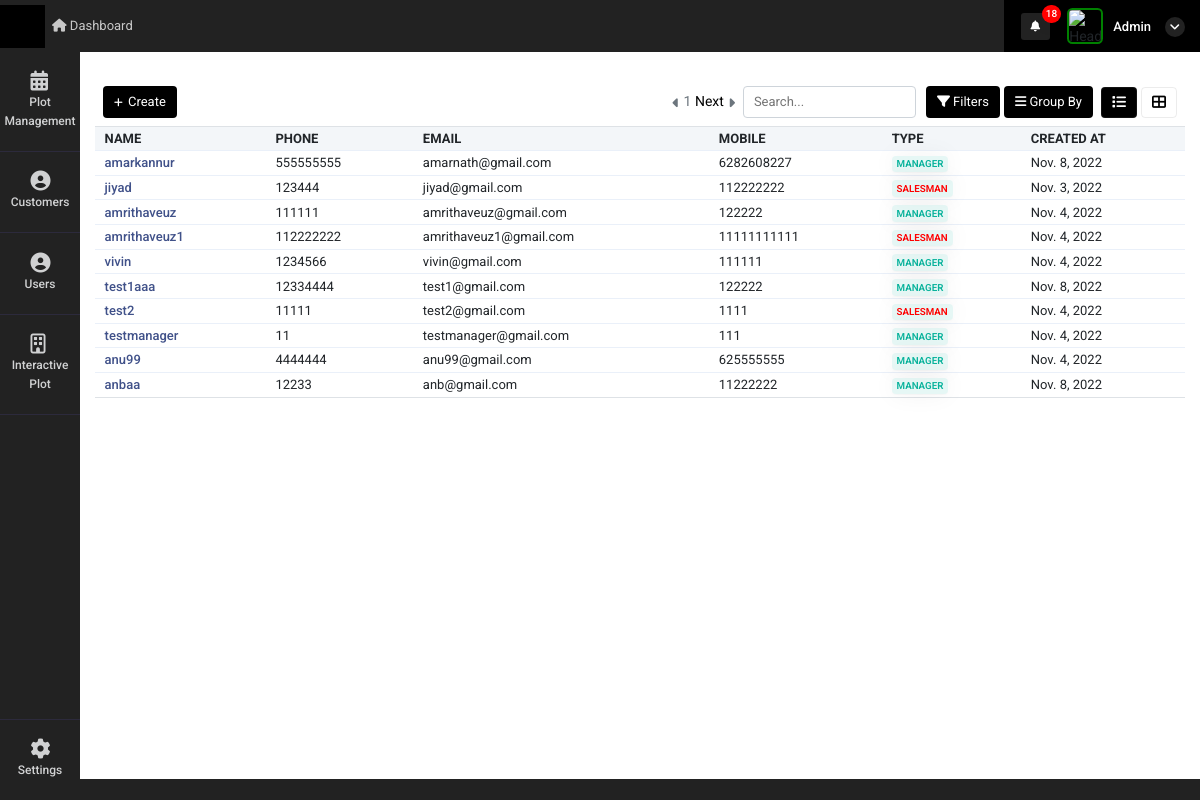
Page /demo_card_view (signed in) on the earlier database version.
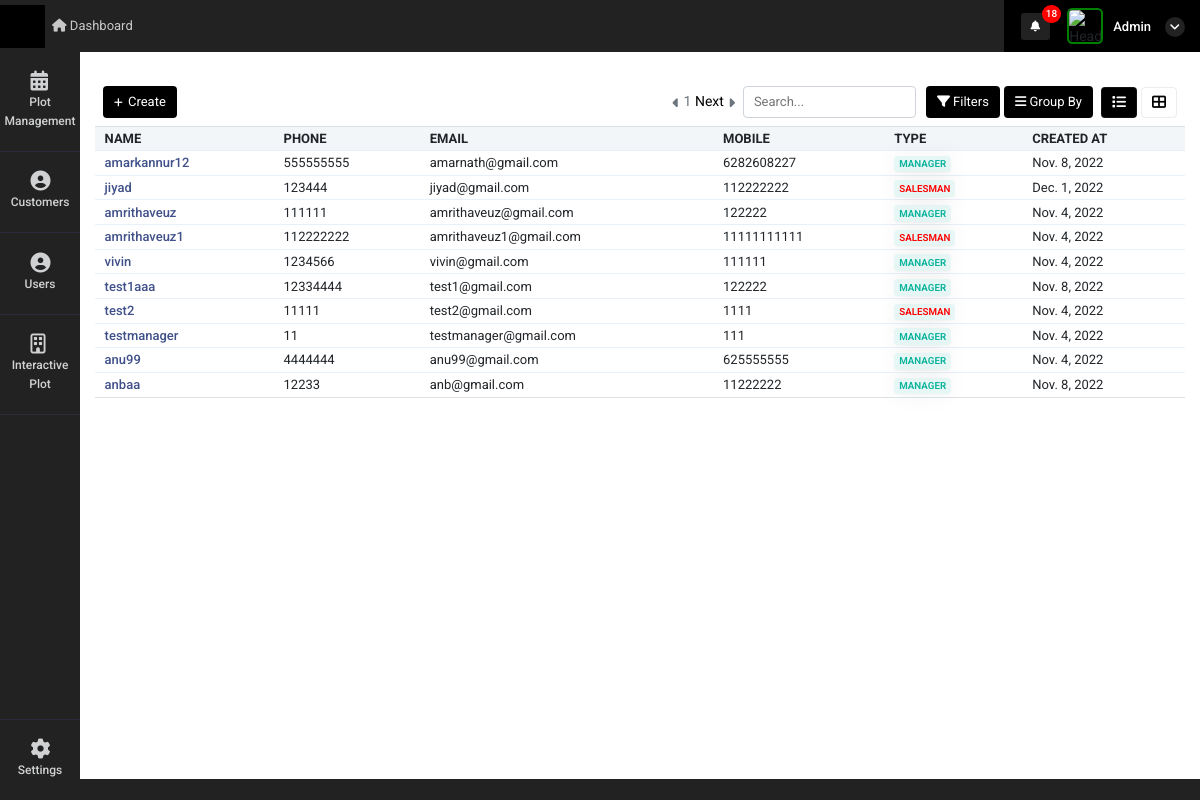
Same page on the later database version.
### super_admin/models.py (models this page shows)
class common(models.Model):  # COMM0N
    dt = models.DateField(auto_now=True)
    tm = models.TimeField(auto_now=True)
    updated = models.DateTimeField(default=timezone.now)
    status = models.CharField(max_length=255, null=True)
    class Meta:
        abstract = True

class user_Details(common):
    auth_user = models.ForeignKey(User,on_delete=models.CASCADE,related_name="auth_user_login_id", null=True)
    name = models.CharField(max_length=255,null=True)
    phone = models.CharField(max_length=255,null=True)
    email = models.EmailField(null=True)
    mobile = models.CharField(max_length=255,null=True)
    emp_id = models.CharField(max_length=255,null=True)
    address1 = models.CharField(max_length=255,null=True)
    address2 = models.CharField(max_length=255,null=True)
    city = models.CharField(max_length=255,null=True)
    state = models.CharField(max_length=255,null=True)
    country = models.CharField(max_length=255,null=True)
    zip = models.CharField(max_length=255,null=True)
    password_geration_type = models.CharField(max_length=255,choices=password_generate_option,null=True)
    user_type = models.CharField(max_length=255,choices=login_user_type,null=True)
    atatchment = models.FileField(upload_to="user_image",null=True)
    created_by = models.ForeignKey(User,on_delete=models.CASCADE,related_name="added_by_user_id", null=True)
    plot_list_view = models.CharField(max_length=255,null=True)
    price_visibility = models.IntegerField(null=True,default=1)
    property_access =  models.CharField(max_length=255,choices=property_access_option,null=True)
    manager_nav_ploat_permission = models.IntegerField(default=0)
    manager_nav_user_permission = models.IntegerField(default=0)
    manager_nav_plot_edit_permission = models.IntegerField(default=0)
    manager_nav_booking_cancel_permission = models.IntegerField(default=0)
    manager_nav_customer_read_permission = models.IntegerField(default=0)
    manager_nav_customer_write_permission = models.IntegerField(default=0)
    manager_nav_customer_edit_permission = models.IntegerField(default=0)
    manager_nav_document_read_permission = models.IntegerField(default=0)
    manager_nav_document_write_permission = models.IntegerField(default=0)
    manager_nav_document_edit_permission = models.IntegerField(default=0)

### super_admin/views.py (the view)
# urls.py: path('demo_card_view',views.demo_card_view,name='demo_card_view'),
def demo_card_view(request):
    page_number = request.GET.get("page")
    user_data = user_Details.objects.all()
    data_paginator = Paginator(user_data, 10)
    try:
        page_obj = data_paginator.get_page(page_number)
    except PageNotAnInteger:
        page_obj = data_paginator.page(1)
    context = {
        'user_data': user_data,
        'page_obj': page_obj
    }
    return render(request,'super_admin/demo_card_view.html',context)

### super_admin/templatetags/notification.py (called while the page is built, shortened)
@register.filter(name='get_notifications')
def get_notifications(value,args):
    user_dat = User.objects.get(id=value.id)
    st = user_dat.is_superuser
    data_count = ''
    if st == True:
        data_count = user_request_plot.objects.filter(read_status=0).count()
    return data_count

@register.filter(name='get_loginUsernameImage')
def get_loginUsernameImage(value,args):
    user_dat = User.objects.get(id=value.id)
    st = user_dat.is_superuser
    image_url = ''
    if st == True:
        image_url = 'http://10.10.10.119:8000/static/adminicon.jpg'
    else:
        user_data = user_Details.objects.get(auth_user=value.id)
        if user_data.atatchment == '':
            image_url = 'http://10.10.10.119:8000/static/adminicon.jpg'
        else:
            image_url ='../media/'+str(user_data.atatchment)
    return image_url

@register.filter(name='get_nav_permission')
def get_nav_permission(value,args):
    user_dat = User.objects.get(id=value.id)
    st = user_dat.is_superuser
    if st == True:
        return True

### super_admin/templates/super_admin/demo_card_view.html (shortened to what the changed rows need)
{% extends "super_admin/base10.html" %}
{% block content %}
<div class="container-fluid mt-4">
    <div class="tab-content contnt" id="demo_result_employee">
        <div class="tab-pane active" id="home1" role="tabpanel">
            <div class="tab-content">
                <div class="tab-pane active" id="ho" role="tabpanel">
                    <div class="table-responsive mb-1  mt-2">
                        <table class="table table-nowrap align-middle user_table"
                            id="orderTable">
                            <thead class="table-light">
                                <tr class="text-uppercase">
                                    <th class="sort"
                                        data-sort="customer_name">
                                        Name</th>
                                    <th class="sort"
                                        data-sort="product_name">
                                       Phone
                                    </th>
                                    <th class="sort" data-sort="date">Email</th>
                                    <th class="sort" data-sort="company">
                                       Mobile
                                    </th>
                                    <th class="sort" data-sort="company">
                                        Type
                                     </th>
                                    <th class="sort" data-sort="company">
                                       Created At
                                    </th>
                                </tr>
                            </thead>
                            <tbody class="list form-check-all append_search_result">
                                {% for i in page_obj  %}
                                <tr onclick="window.location='user_edit?id={{i.id}}'">
                                    <td class="id"><a href="user_edit?id={{i.id}}"
                                            class="fw-medium link-primary">{{i.name}}</a>
                                    </td>
                                    <td class="customer_name">{{i.phone}}
                                    </td>
                                    <td class="product_name">{{i.email}}</td>
                                    <td class="date">{{i.mobile}}</td>
                                    <td class="company">
                                        {% if i.user_type == "manager" %}
                                        <span
                                            class="badge badge-soft-success text-uppercase">Manager</span>
                                        {% elif i.user_type == "salesman"  %}
                                        <span style="color: red!important"
                                            class="badge badge-soft-success text-uppercase">Salesman</span>
                                        {% endif %}
                                        </td>
                                    <td class="status">{{i.dt}}
                                    </td>
                                </tr>
                                {% endfor %}
                            </tbody>
                        </table>
                    </div>
                </div>
            </div>
        </div>
    </div>
</div>
{% endblock %}

Differences in the rows shown:
changed user_Details "amarnath@gmail.com": name "amarkannur" → "amarkannur12"
changed user_Details "jiyad": dt "Nov. 3, 2022" → "Dec. 1, 2022"
